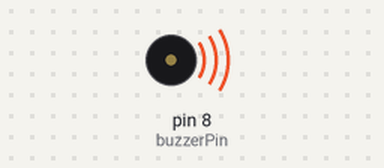
Recording of a sketch running on a simulated Arduino Uno, built with avr-gcc and run on an emulated ATmega328P. On the bench: buzzer (waves = sounding).

Above: at 0.2 s.
At 21.0 s:
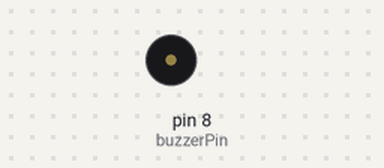
Timing chart, 0 to 22.5 s (numbered marks = the images above):
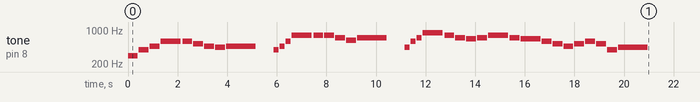

Measured:
- by itself, tone on pin 8 (buzzerPin): plays 293 Hz for 0.40 s, 391 Hz for 0.40 s, 466 Hz for 0.40 s, 587 Hz for 0.80 s, 587 Hz for 0.40 s, 523 Hz for 0.40 s … (37 notes in this stretch)

The sketch:

music.ino
```cpp
#define buzzerPin 8
int songLength = 50;

  char notes[] = "dgbD DCbab  gbDG GGFEF  aDFA GFeFG FeDCbCDCga";
  double beats[] = {
  1,1,1,2,0, //dgbD0
  1,1,1,1,3,0, //DCbab0
  1.5,0.5,0.5,0.5,2,0, //-gbDG0
  1,1,1,1,3,0, //GGFEF0
  1.5,0.5,0.5,0.5,2,0,// -aDFA0
  1,1,1,1,2,0, //GFeFG0
  1,2,1,1,1,1,1,1,1,3 //FeDCbCDCga
  };
double tempo = 400;

void setup() {
  pinMode(buzzerPin, OUTPUT);
}

void loop() {
  double duration;

  for(int i=0; i < songLength; i++){
    duration = beats[i] * tempo;
    if(notes[i] == ' '){
      delay(duration);
    }
    else{
      tone(buzzerPin, frequency(notes[i]), duration);
      delay(duration);
    }

   delay(tempo / 10);
  }
}

int frequency(char note){
  int i;
  int notes = 11;

  char names[] = {'d', 'g', 'b', 'D', 'C', 'a', 'G', 'F', 'E', 'A' ,'e'};
  int frequencies[] = {293, 391, 466, 587, 523, 440, 783, 698, 622, 880, 659};
  for(i=0; i < notes; i++){
    if(names[i] == note)
      return(frequencies[i]);
  }
  return(0);
}
```
